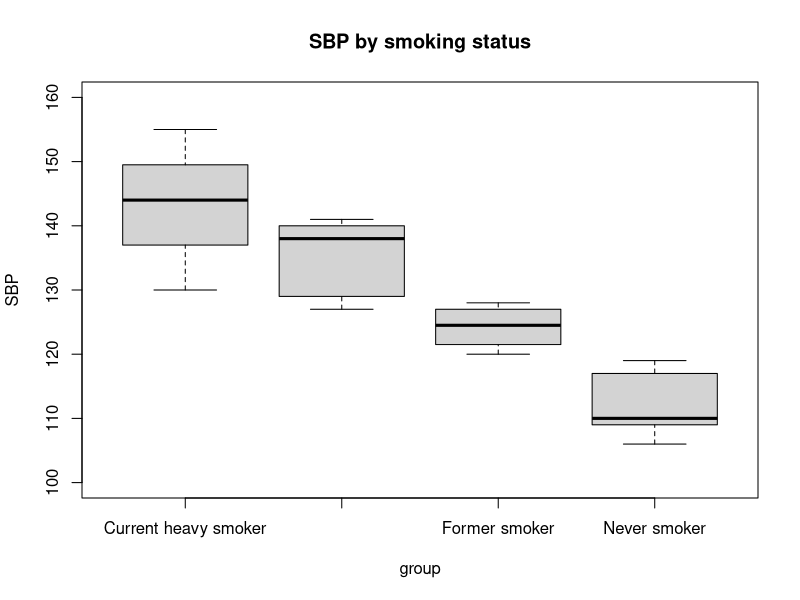
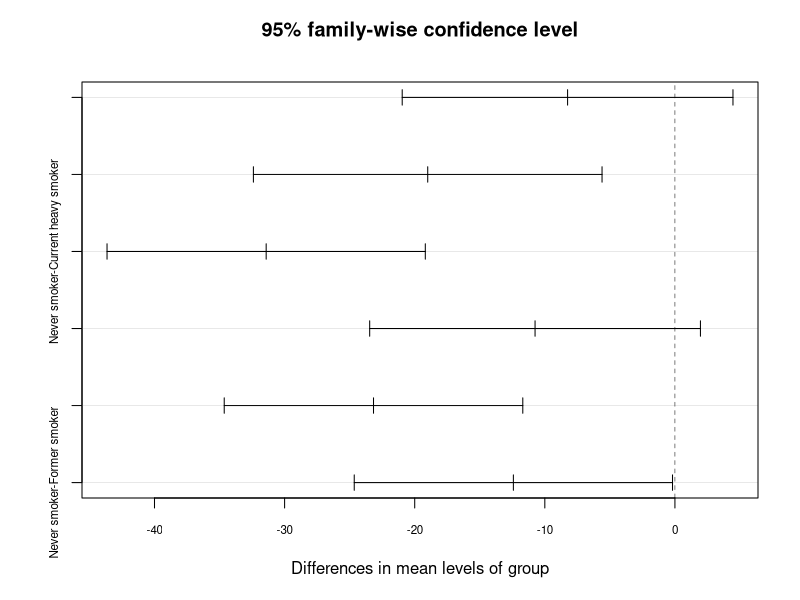
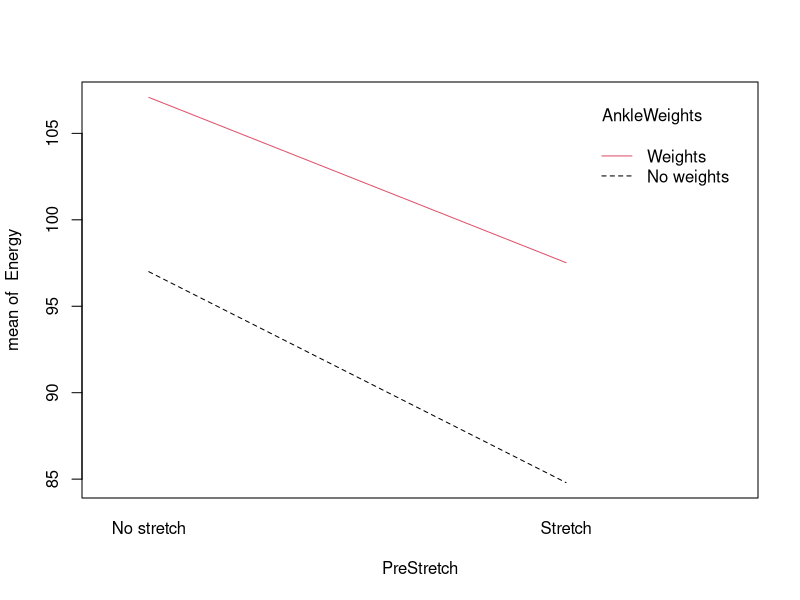
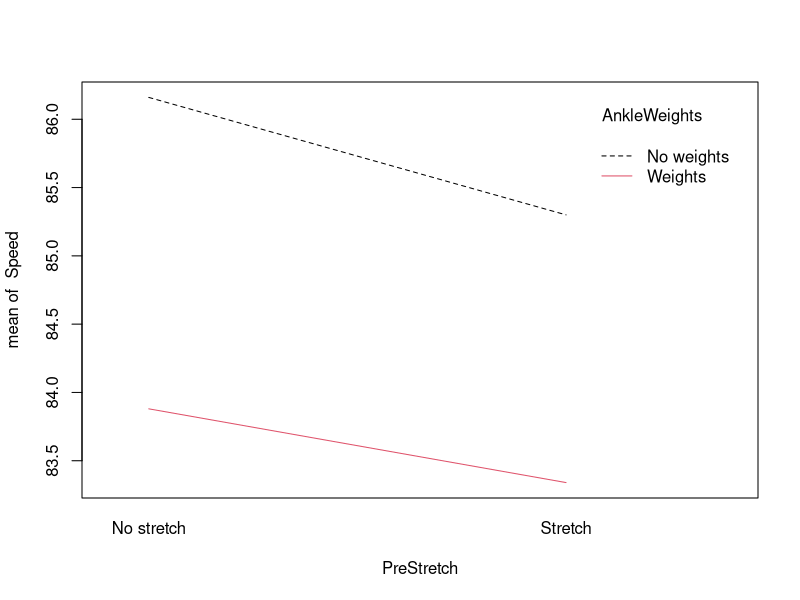
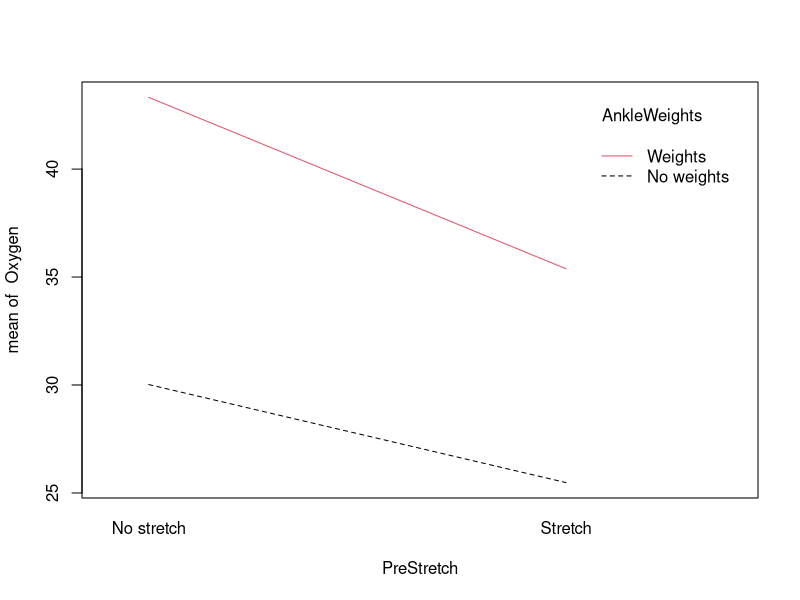
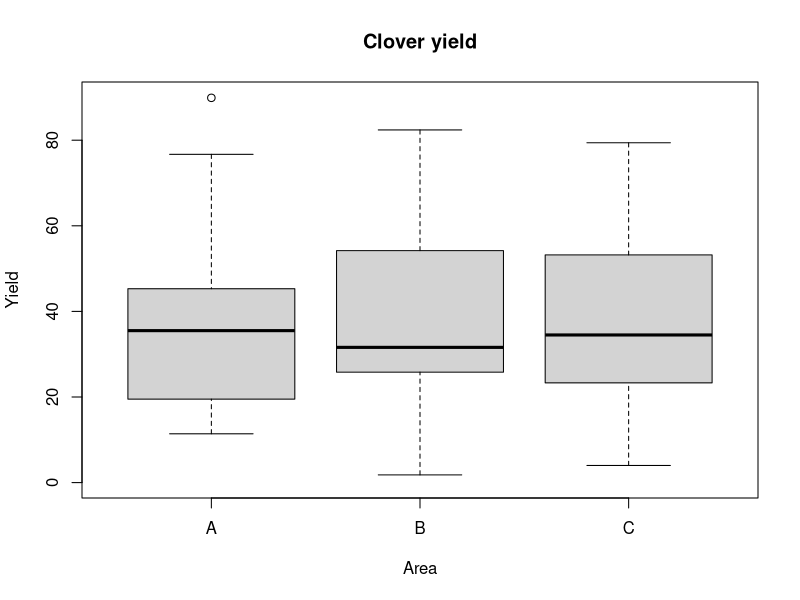

Write the R code that produced these figures, in order.
##########################
## Lecture10
##########################
####################
## Section 01
####################

# Golf ball travel distance example
golf <- read.csv("golfball_C.csv")
head(golf)
golf$brand <- as.factor(golf$brand)
summary(golf)

attach(golf)
## runing one-way anova using aov function
g <- aov(dist~brand, data=golf)
summary(g)

## pairwise t test to find which two 
## are different
pairwise.t.test(dist, brand, p.adj='none') 
pairwise.t.test(dist, brand, p.adj='bonferroni')
TukeyHSD(g)

##Define dummy variables
##g0 is Callaway
##g1 is Nike
##g2 is Titleist
golf$g0 <- ifelse(brand=='Callaway', 1, 0)
golf$g1 <- ifelse(brand=='Nike', 1, 0)
golf$g2 <- ifelse(brand=='Titleist', 1, 0)

##g0 is Callaway (Middle 285)
##g1 is Nike (Lowest 260)
##g2 is Titleist (Highest 290)
##g0 is the reference group
m0 <- lm(dist~g1+g2, data=golf)
##if use dummy variable, use anova, not aov
anova(m0) ##anova table
#############################
## This is for comparison
#############################
## runing one-way anova using aov function
## one way anova is like a combined version 
## of dummy variable anova
g <- aov(dist~brand, data=golf)
summary(g)

## t test to compare means between groups
summary(m0) ##display coefs


##g0 is Callaway (Middle 285)
##g1 is Nike (Lowest 260)
##g2 is Titleist (Highest 290)
##g1 is the reference group
m1 <- lm(dist~g0+g2, data=golf)
anova(m1)
summary(m1)

##g0 is Callaway (Middle 285)
##g1 is Nike (Lowest 260)
##g2 is Titleist (Highest 290)
##g2 is the reference group
m2 <- lm(dist~g0+g1, data=golf)
anova(m2)
summary(m2)

####################
## Section 02
####################
### SBP by smoking status example
data <- read.csv("smoking_SBP.csv")
data
summary(data)
data$group <- as.factor(data$group)
summary(data) ##Do you see the difference?

aggregate(data$SBP, by=list(data$group), mean)
aggregate(data$SBP, by=list(data$group), sd)
boxplot(SBP~group, data=data, main="SBP by smoking status", xlab="group", 
        ylab="SBP", ylim=c(100, 160))

# wrong example
## treat group as if a continuous variable
mtest<- aov(SBP~grpnum, data=data)
summary(mtest)
# correct example
# Run a one-way ANOVA 
# (without adjustment for age).
# The global F-test showed that 
# mean SBP differed by smoking
# category (F=21.49 on 3 and 15 
# degrees of freedom, p < 0.001).
m1<- aov(SBP~group, data=data)
summary(m1)
qf(.95, df1=3, df2=15)

#pairwise comparison
pairwise.t.test(data$SBP, data$group, 
                p.adj='none') 
pairwise.t.test(data$SBP, data$group, 
                p.adj='bonferroni') 
TukeyHSD(m1)
plot(TukeyHSD(m1), cex.axis=.7)

## Dummy Variable version
data$g0 <- ifelse(data$group=='Current heavy smoker', 1, 0)
data$g1 <- ifelse(data$group=='Current light smoker', 1, 0)
data$g2 <- ifelse(data$group=='Former smoker', 1, 0)
data$g3 <- ifelse(data$group=='Never smoker', 1, 0)
# g3 is the reference
m2 <- lm(data$SBP~data$g0+data$g1+data$g2, data=data)
summary(m2)

# g0 is the reference
m3 <- lm(data$SBP~data$g1+data$g2+data$g3, data=data)
summary(m3)

# g1 is the reference
m4 <- lm(data$SBP~data$g0+data$g2+data$g3, data=data)
summary(m4)

# g2 is the reference
m5 <- lm(data$SBP~data$g0+data$g1+data$g3, data=data)
summary(m5)

# Use with caution! 
# First group is always the reference group
# match the results of g0 as the reference
mg <- lm(data$SBP~data$group, data=data)
summary(mg)
anova(mg) ##match summary(m1)

##aov results differs when predictors
##are in different order
# aov should not be used for ANCOVA
summary(aov(data$SBP~data$age+data$group, data=data))
summary(aov(data$SBP~data$group+data$age, data=data))

# ANCOVA
library(car)
## What do you find by adjusting for age?
Anova(lm(data$SBP~data$group+data$age, data=data), type=3)
#https://mcfromnz.wordpress.com/2011/03/02/anova-type-iiiiii-ss-explained/

# can also use Anova for one-way ANOVA
Anova(lm(data$SBP~data$group, data=data))
summary(aov(data$SBP~data$group, data=data))

#Least square means
# also called Estimated marginal means (EMMs)
# emmeans is the replacement for the lsmeans 
# library, so if you see code referring to 
# lsmeans, it is conceptually doing the same 
# thing as what emmeans will do. emmeans is 
# being developed; lsmeans is now deprecated. 
install.packages("emmeans")
library(emmeans)

install.packages("lsmeans")
library(lsmeans)

options('contrasts')
# contr.treatment is for non-ordered: eg. male vs female
#mostly we treat it as undered
#http://www.dummies.com/programming/r/how-to-set-the-contrasts-for-your-data-with-r/
X <- factor(c('A','B','C'))
contr.treatment(X)

##Notice that we need to enter two contrast settings. 
## The first handles unordered categorical variables, 
## the second, ordered.
## The setting is done by an options statement.
## The "constrasts" set in your R environment 
## determine how categorical variables are handled 
## in your models. The most common scheme in regression 
## is called "treatment contrasts": with treatment contrasts, 
## the first level of the categorical variable is assigned 
## the value 0, and then other levels measure the change 
## from the first level.
## Polynomial contrasts are useful for 
## handling ordered variables, that is, variables whose 
## levels are naturally ordered. 
## In this case, we put here just for demo purpose.

options(contrasts=c("contr.treatment", "contr.poly"))
m6 <- lm(data$SBP~data$group+data$age,data=data)
(m6.rg1 <- ref.grid(m6)) ##rgl: reference group level
# the continuous var displayed is the mean. That's the value used when comparing categorical var
# for this example, when comparing, says, Never smoker and Current heavy smoker, the age is taken into account
# and fixed at 37.316

#The emmeans() function creates the least square means 
# object from a fitted lm() object
# The 1st argument is the fitted lm object; 
# The 2nd is the variable we want 
# to work with. It must be one of the 
# variables in the fitted model.
# The function produces a table with estimated 
# means, standard errors and 
# confidence intervals for each mean. 
# To get something other than 95% confidence 
# intervals, use 
# summary( , level=0.90) to specify 
# the coverage you want
(m6.emm <- emmeans(m6, 'group'))
summary(m6.emm, level=0.90)

# The pairs() function computes all 
# pairwise differences.
# By default, pairs() uses a Tukey 
# adjustment for multiple comparisons.
# The adjust= argument changes that.
# adjust can also be adjust = "bonferroni";
# adjust = "scheffe"; or adjust = "none"; and
# so on.
pairs(m6.emm)
pairs(m6.emm, adjust = "bonferroni")
# After adjusting for age, we failed 
# to find significant difference in SBP 
# among groups

####################
## Section 03
####################
# Exercise example
exercise <- read.csv("exercise.csv")
exercise
attach(exercise)

#Test interactions
# Energy as the response
model <- lm(Energy~PreStretch+AnkleWeights+
              PreStretch*AnkleWeights, 
            data=exercise)
summary(model)
Anova(model, type=3)

# Speed as the response
model1 <- lm(Speed~PreStretch+AnkleWeights
             +PreStretch*AnkleWeights, 
             data=exercise)
summary(model1)
Anova(model1, type=3)

# Oxygen as the response
model2 <- lm(Oxygen~PreStretch+AnkleWeights
             +PreStretch*AnkleWeights, 
             data=exercise)
summary(model2)
Anova(model2, type=3)

# Generate interaction plots
interaction.plot(PreStretch, AnkleWeights, 
                 Energy, col=1:2)
interaction.plot(PreStretch, AnkleWeights, 
                 Speed, col=1:2)
interaction.plot(PreStretch, AnkleWeights, 
                 Oxygen, col=1:2)

#If interaction is significant, need to 
# stratify (by one of the two factors) 
# Since the interaction term is not significant, 
# this is just for demo.
stretch <- exercise[which(PreStretch=='Stretch'),]
nostretch <- exercise[which(PreStretch=='No stretch'),]
summary(aov(Energy~AnkleWeights, data=stretch))
summary(aov(Energy~AnkleWeights, data=nostretch))

# The other two response variables
summary(aov(Speed~AnkleWeights, data=stretch))
summary(aov(Speed~AnkleWeights, data=nostretch))
summary(aov(Oxygen~AnkleWeights, data=stretch))
summary(aov(Oxygen~AnkleWeights, data=nostretch))

####################
## Section 04
## Additional Ex
####################

#(Data set from http://www.statlab.uni-heidelberg.de/data/ancova/cholesterol.story.html)
#The purpose of the study was to estimate the effect of the agricultural weed yarrow on 
#the yield of white clover. It was anticipated that the clover yield would decrease as 
#the density of the yarrow increased. 
#Three areas A,B,C were selected in the clover seed crop. 
#Ten quadrats were positioned within each area using random coordinates on a 20x20 grid. 
#In each quadrat the clover seed was harvested and weighted, and the density of yarrow assessed 
#by counting the number of yarrow flower stems. 
c <- read.csv("clover.csv")
c
attach(c)

# 1. Nuemrically and graphically summarize clover yield by areas. 
# 2. What is F statistic? Are there differnece in mean clover yield across the areas at alpha = 0.05?  
# 3. Does the conclusion change after taking into consideration of Yarrow stems? 

#1
aggregate(Clover.yield, by=list(Area), summary)
boxplot(Clover.yield~Area, data=c, main="Clover yield", xlab="Area", 
          ylab="Yield", ylim=c(0, 90))

#2
m<- aov(Clover.yield~Area, data=c)
summary(m)
qf(.95, df1=2, df2=27)
# We failed to reject H0. 

#3
m1 <- lm(Clover.yield~Area+Yarrow.stems, data=c)
Anova(m1, type=3)
m1.emm <- emmeans(m1, 'Area')
pairs(m1.emm)

# No, the conclusion does not change. 
